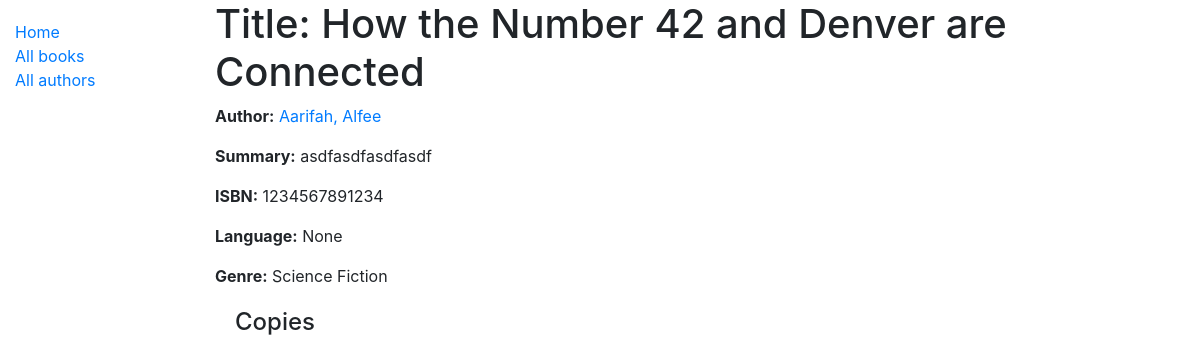
/catalog/book/1, run on the app's committed database.
### catalog/models.py (models this page shows, shortened)
class Book(models.Model):
    title = models.CharField(max_length=200)
    author = models.ForeignKey('Author', on_delete=models.SET_NULL, null=True)
    summary = models.TextField(max_length=1000, help_text='Enter a brief description of the book')
    isbn = models.CharField('ISBN', max_length=13, help_text='13 Character <a href="https://www.isbn-international.org/content/what-isbn">ISBN number</a>')
    language = models.ForeignKey('Language', on_delete=models.SET_NULL, null=True, blank=True)
    genre = models.ManyToManyField(Genre, help_text='Select a genre for this book')
    def display_genre(self):
        """Create a string for the Genre. This is required to display genre in Admin."""
        return ', '.join(genre.name for genre in self.genre.all()[:3])
    display_genre.short_description = 'Genre'

class Author(models.Model):
    first_name = models.CharField(max_length=100)
    last_name = models.CharField(max_length=100)
    date_of_birth = models.DateField(null=True, blank=True)
    date_of_death = models.DateField('Died', null=True, blank=True)
    class Meta:
        ordering = ['last_name', 'first_name']
    def __str__(self):
        return f'{self.last_name}, {self.first_name}'

class Genre(models.Model):
    name = models.CharField(max_length=200, help_text='Enter a book genre (e.g. Science Fiction)')
    def __str__(self):
        return self.name

### catalog/views.py (the view)
# urls.py: path('book/<int:pk>', views.BookDetailView.as_view(), name='book-detail'),
class BookDetailView(generic.DetailView):
    model = Book

### catalog/templates/catalog/book_detail.html (shortened to what this page needs)
{% extends "base_generic.html" %}
{% block content %}
  <h1>Title: {{ book.title }}</h1>
  <p><strong>Author:</strong> <a href="{% url 'author-detail' book.author.pk %}">{{ book.author }}</a></p>
  <p><strong>Summary:</strong> {{ book.summary }}</p>
  <p><strong>ISBN:</strong> {{ book.isbn }}</p>
  <p><strong>Language:</strong> {{ book.language }}</p>
  <p><strong>Genre:</strong> {% for genre in book.genre.all %} {{ genre }}{% if not forloop.last %}, {% endif %}{% endfor %}</p>
  <div style="margin-left:20px;margin-top:20px">
    <h4>Copies</h4>
  </div>
{% endblock %}

### data on the page
Book: title "How the Number 42 and Denver are Connected", author "Aarifah, Alfee", summary "asdfasdfasdfasdf", isbn "1234567891234", language "None"
Genre: name "Science Fiction"
